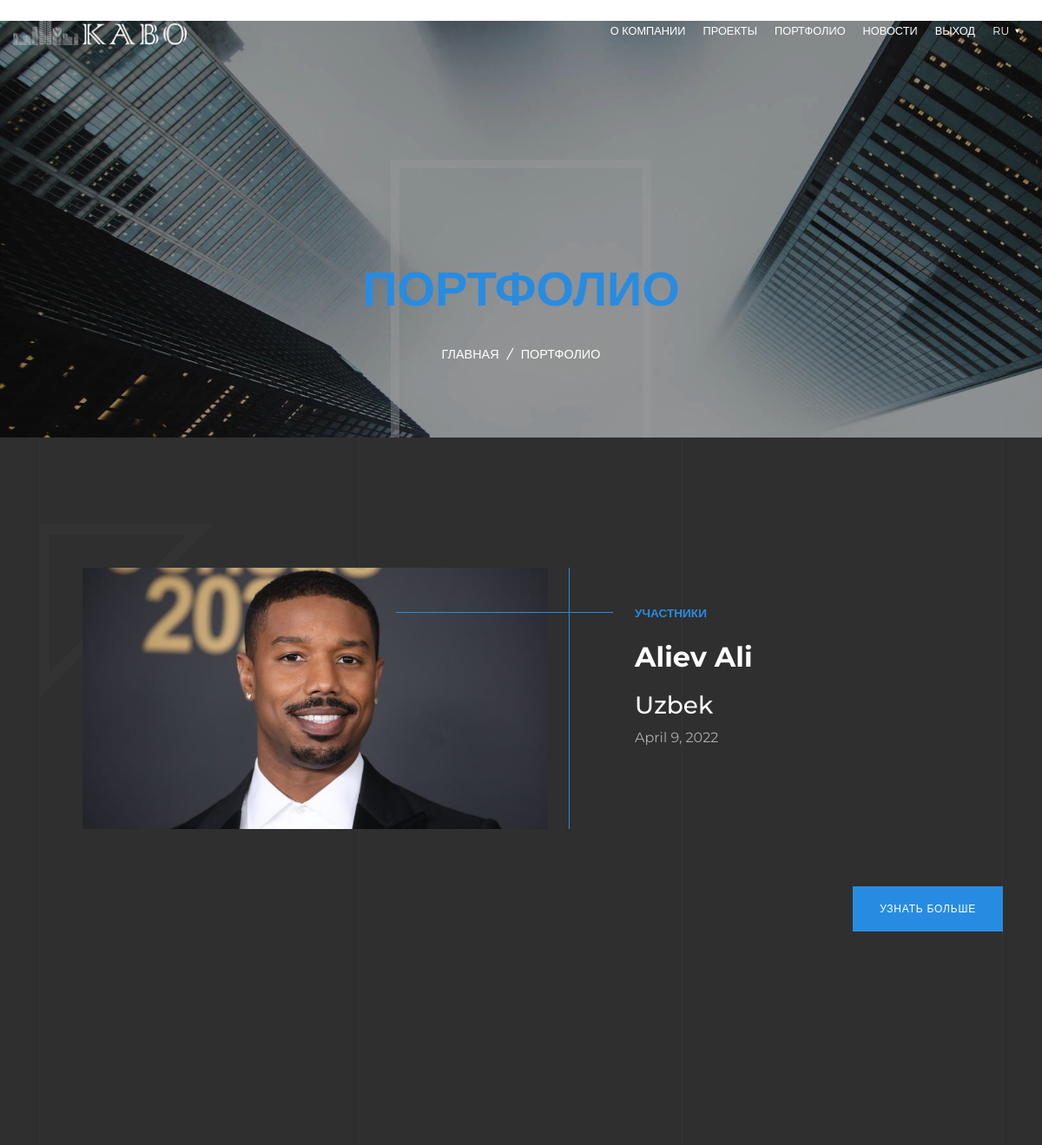
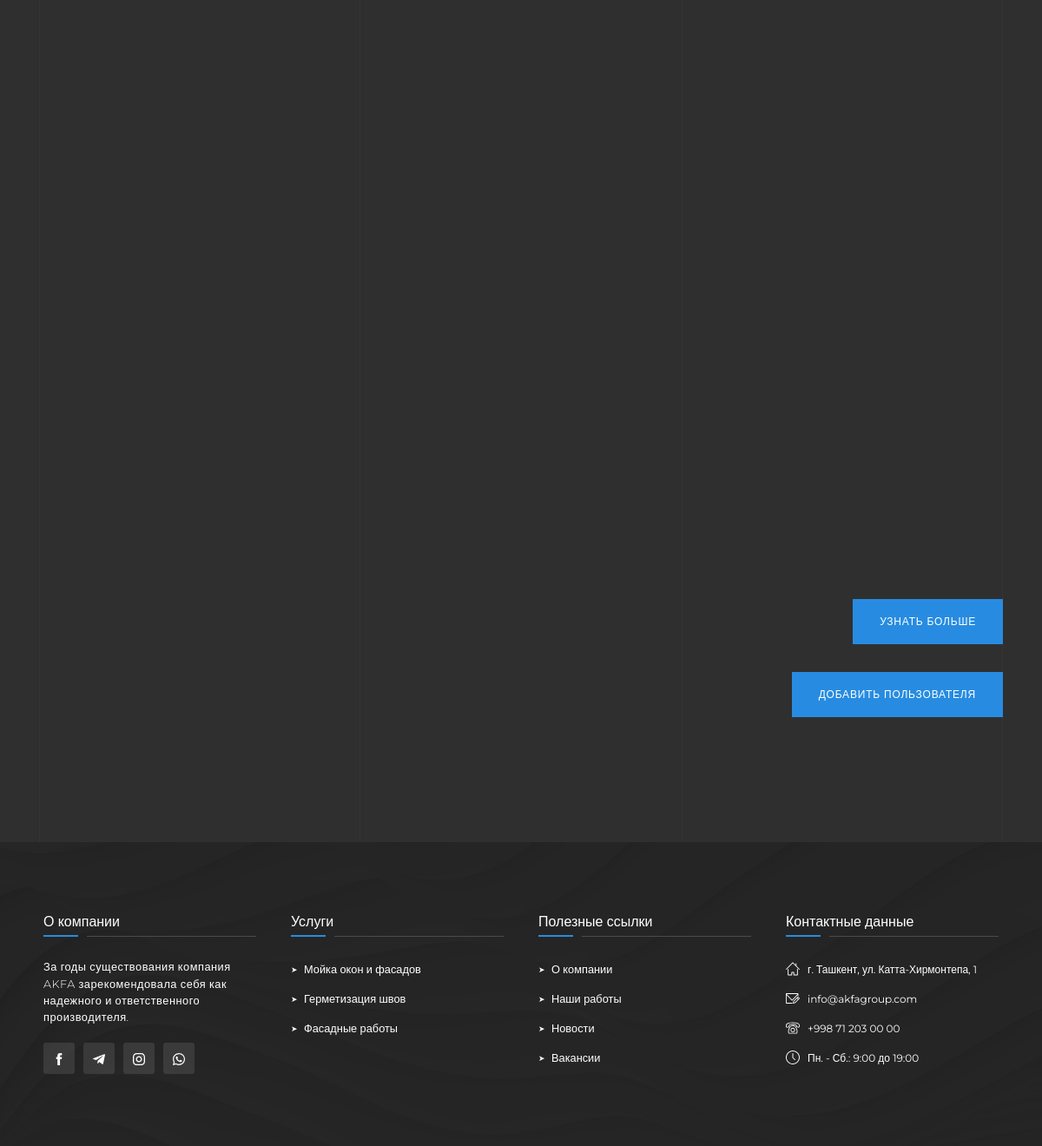
The page /portfolio/ on the database its author committed (2 pictures, top to bottom).
### Portfolio/models.py (models this page shows, shortened)
class PortfolioModel(models.Model):
    full_name = models.CharField(max_length=50, null=True, blank=True)
    age = models.CharField(max_length=50, null=True, blank=True)
    nationality = models.CharField(max_length=50, null=True, blank=True)
    info = models.TextField(null=True, blank=True)
    image = models.ImageField(upload_to=upload_location, null=True, blank=True)
    date = models.DateField(auto_now_add=True, null=True, blank=True)
    @property
    def imageURL(self):
        try:
            url = str(self.image.url)
        except:
            url = ''
        return url

### Portfolio/views.py (the view)
# urls.py: path('', PortfolioViews.as_view(), name='views'),
class PortfolioViews(ListView):
    model = PortfolioModel
    template_name = 'Portfolio.html'
    context_object_name = 'member_list'

### Portfolio/templates/Portfolio.html (shortened to what this page needs)
{% extends 'base.html' %}
{% load static %}
{% block content %}
<header class="header_promo other_pages_header">
            <div class="header_promo_background" style="background-image: url({% static 'data/img/promo.jpg' %})"></div>
            <div class="video_overlay"></div>
            <div class="header_promo_video">
                <video autoplay loop muted playsinline webkit-playsinline poster="#" preload="none"
                    src="{% static 'data/promo/promo_header.mp4' %}"></video>
            </div>
            <div class="header_promo_title">
                <h1><span> ПОРТФОЛИО </span></h1>
                <ul class="header_promo_breadcrumbs">
                    <li>
                        <a href="{% url 'Home:HomeViews' %}">Главная</a><i>/</i>
                    </li>
                    <li>
                        <span>
                            ПОРТФОЛИО
                        </span>
                    </li>
                </ul>
            </div>
        </header>
        <section class="portfolio_page">
            <div class="container">
                <div class="section_content">
                    <div class="portfolio_list">
                        {% for post in member_list %}
                        <a href="" class="portfolio_text_left triangle_before first_animation invisible">
                            <div class="right_col">
                                <div class="portfolio_img pl-50 lines_after">
                                    <img src="{{ post.imageURL }}" alt="">
                                </div>
                            </div>
                            <div class="left_col text_left">
                                <span class="portfolio_type_text">Участники</span>
                                <h2>{{ post.full_name }}</h2>
                                <h3>{{ post.nationality }}</h3>
                                <p>{{ post.date }}</p>
                            </div>
                        </a>
                        <p align="right"><a href="{% url 'Portfolio:detail' post.id %}" class="active-btn mt-3"><span>УЗНАТЬ БОЛЬШЕ</span></a></p>
                        {% endfor %}
                        <p align="right"><a href="{% url 'Portfolio:create' %}" class="active-btn mt-3"><span>ДОБАВИТЬ ПОЛЬЗОВАТЕЛЯ</span></a></p>
                    </div>
                </div>
            </div>
        </section>
{% endblock %}

### rows shown on the page
PortfolioModel: imageURL (picture), full_name "Aliev Ali", nationality "Uzbek", date "April 9, 2022"
